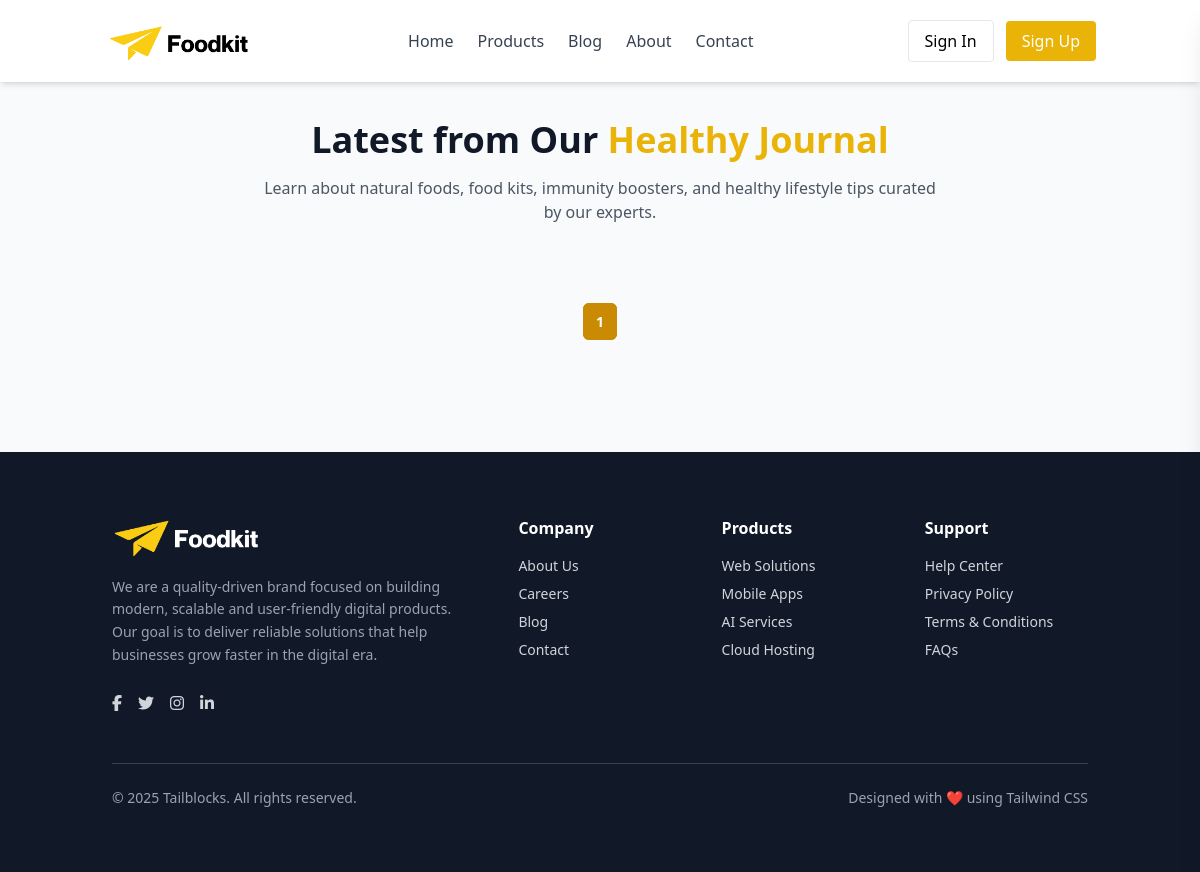
The app's page /blogs/, older data.
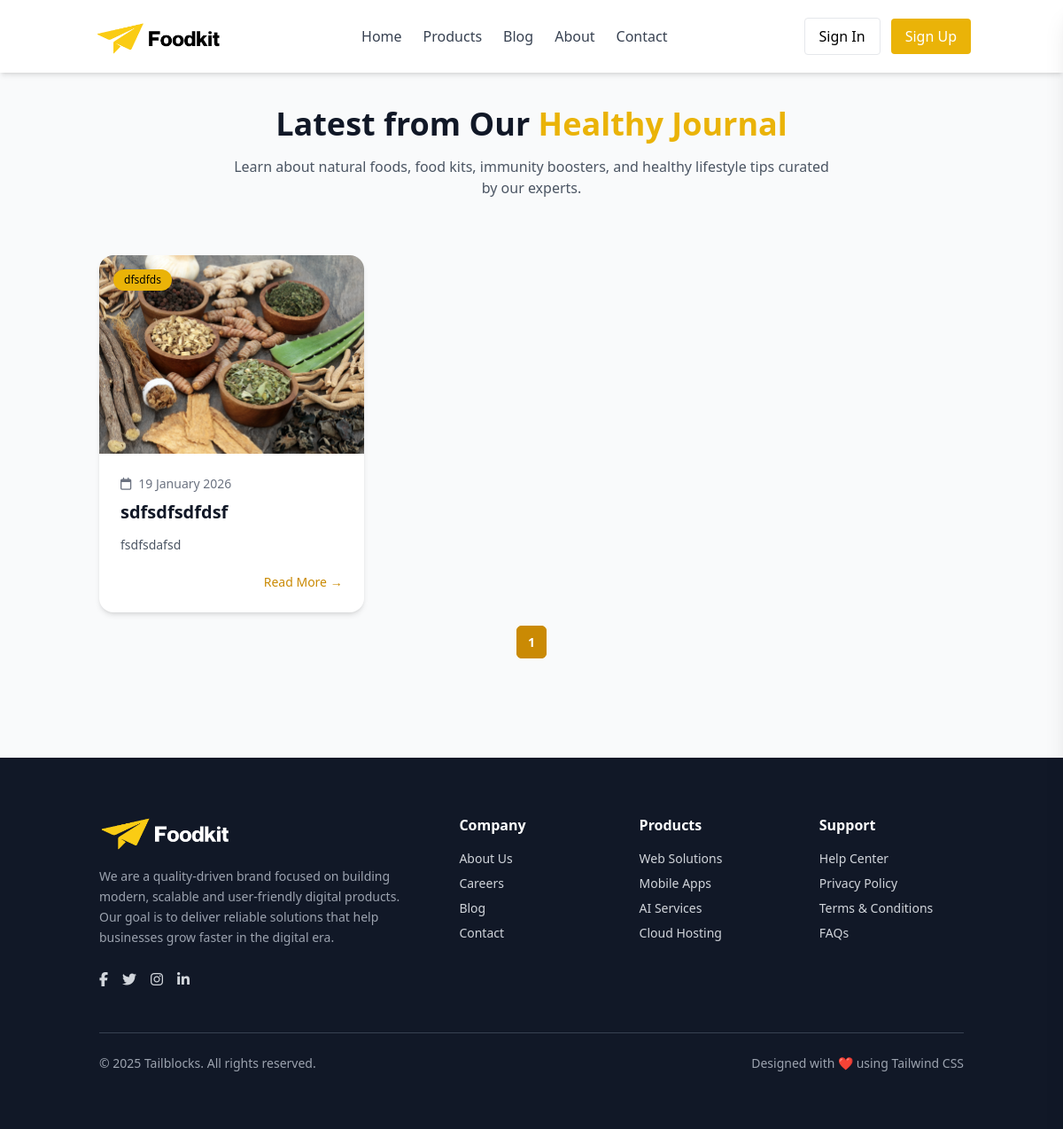
The same page, newer data.
### apps/store/models.py (models this page shows, shortened)
class Blogs(BaseModel):
    category = models.ForeignKey(BlogCategory, on_delete=models.CASCADE)
    image = models.ImageField(
        upload_to=blog_image_upload_path,
        default="blogs/default_blog.jpg",
        blank=True,
        null=True
    )
    title = models.CharField(max_length=255)
    content = models.TextField()

class BlogCategory(BaseModel):
    name = models.CharField(max_length=255)

### apps/store/views.py (the view)
# urls.py: path("blogs/", blogs, name="blogs"),
def blogs(request):
    blog_list = Blogs.objects.all().order_by("-created_at")
    paginator = Paginator(blog_list, 6)  # 5 blogs per page
    page_number = request.GET.get('page')
    blogs = paginator.get_page(page_number)
    context = {
        'blogs': blogs
    }
    return render(request, "store/blogs.html", context)

### apps/store/templates/store/blogs.html (shortened to what this page needs)
{% extends 'store/base.html' %}
{% block body %}
<section class="bg-gray-50 py-24">
  <div class="container mx-auto py-6 px-6">
    <div class="text-center mb-16">
      <h2 class="text-3xl md:text-4xl font-extrabold text-gray-900">
        Latest from Our <span class="text-yellow-500">Healthy Journal</span>
      </h2>
      <p class="mt-4 max-w-2xl mx-auto text-gray-600">
        Learn about natural foods, food kits, immunity boosters, and healthy
        lifestyle tips curated by our experts.
      </p>
    </div>
    <div class="grid grid-cols-1 md:grid-cols-2 lg:grid-cols-3 gap-10">
      {% for blog in blogs %}
      <div class="bg-white rounded-2xl shadow-md hover:shadow-xl transition overflow-hidden">
        <div class="relative">
          <img src="{{ blog.image.url }}" class="w-full h-56 object-cover" alt="Blog">
          <span class="absolute top-4 left-4 bg-yellow-500 text-dark text-xs px-3 py-1 rounded-full">
            {{blog.category.name}}
          </span>
        </div>
        <div class="p-6">
          <div class="flex items-center gap-2 text-sm text-gray-500 mb-2">
            <i class="fa-regular fa-calendar"></i>
            <span>{{ blog.created_at|date:"d F Y" }}</span>
          </div>
          <h3 class="text-xl font-semibold text-gray-900 mb-3">
            {{blog.title}}
          </h3>
          <p class="text-gray-600 text-sm leading-relaxed mb-5">
            {{blog.content|truncatewords:20}}
          </p>
          <div class="flex justify-end">
            <a href="{% url 'blog_detail' blog.id %}" class="text-sm font-medium text-yellow-600 hover:underline">
              Read More →
            </a>
          </div>
        </div>
      </div>
      {% endfor %}
    </div>
<nav class="flex justify-center mt-6">
    <ul class="inline-flex items-center space-x-1 text-sm">
        {% for num in blogs.paginator.page_range %}
            {% if blogs.number == num %}
                <li>
                    <span
                        class="px-3 py-2 rounded-md bg-yellow-600 text-white font-semibold border border-yellow-600">
                        {{ num }}
                    </span>
                </li>
            {% endif %}
        {% endfor %}
    </ul>
</nav>
  </div>
</section>
{% endblock %}

Row changes from the older to the newer data that the page shows:
added Blogs: image (picture), category.name "dfsdfds", created_at "19 January 2026", title "sdfsdfsdfdsf", content "fsdfsdafsd"
